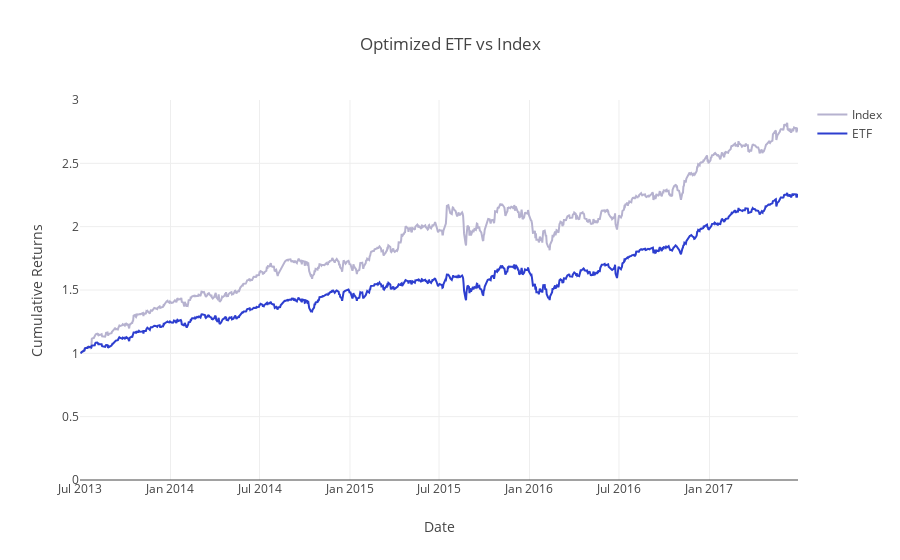

Here is the notebook cell this chart was saved with:
### Markdown cell above
设定 ETF 权重后，将其与指数权重进行比较。运行以下单元格，以计算 ETF 收益率并与指数收益率进行比较。

### Code cell
optim_etf_returns = generate_weighted_returns(returns, optimal_single_rebalance_etf_weights)
optim_etf_cumulative_returns = calculate_cumulative_returns(optim_etf_returns)
project_helper.plot_benchmark_returns(index_weighted_cumulative_returns, optim_etf_cumulative_returns, 'Optimized ETF vs Index')

optim_etf_tracking_error = tracking_error(np.sum(index_weighted_returns, 1), np.sum(optim_etf_returns, 1))
print('Optimized ETF Tracking Error: {}'.format(optim_etf_tracking_error))

### Figure 1 — Plotly figure (JSON) as saved in the notebook; plotly's stock layout.template omitted (floating-point values rounded to 4 significant figures; data arrays with more than 128 entries replaced by an {"elided": "..."} marker saying what was removed)
{"data": [{"line": {"color": "#B6B2CF"}, "name": "Index", "type": "scatter", "x": {"elided": "1009 str values"}, "y": {"elided": "1009 float values"}}, {"line": {"color": "#2D3ECF"}, "name": "ETF", "type": "scatter", "x": {"elided": "1009 str values"}, "y": {"elided": "1009 float values"}}], "layout": {"title": "Optimized ETF vs Index", "xaxis": {"title": "Date"}, "yaxis": {"range": [0, 3], "title": "Cumulative Returns"}}}
